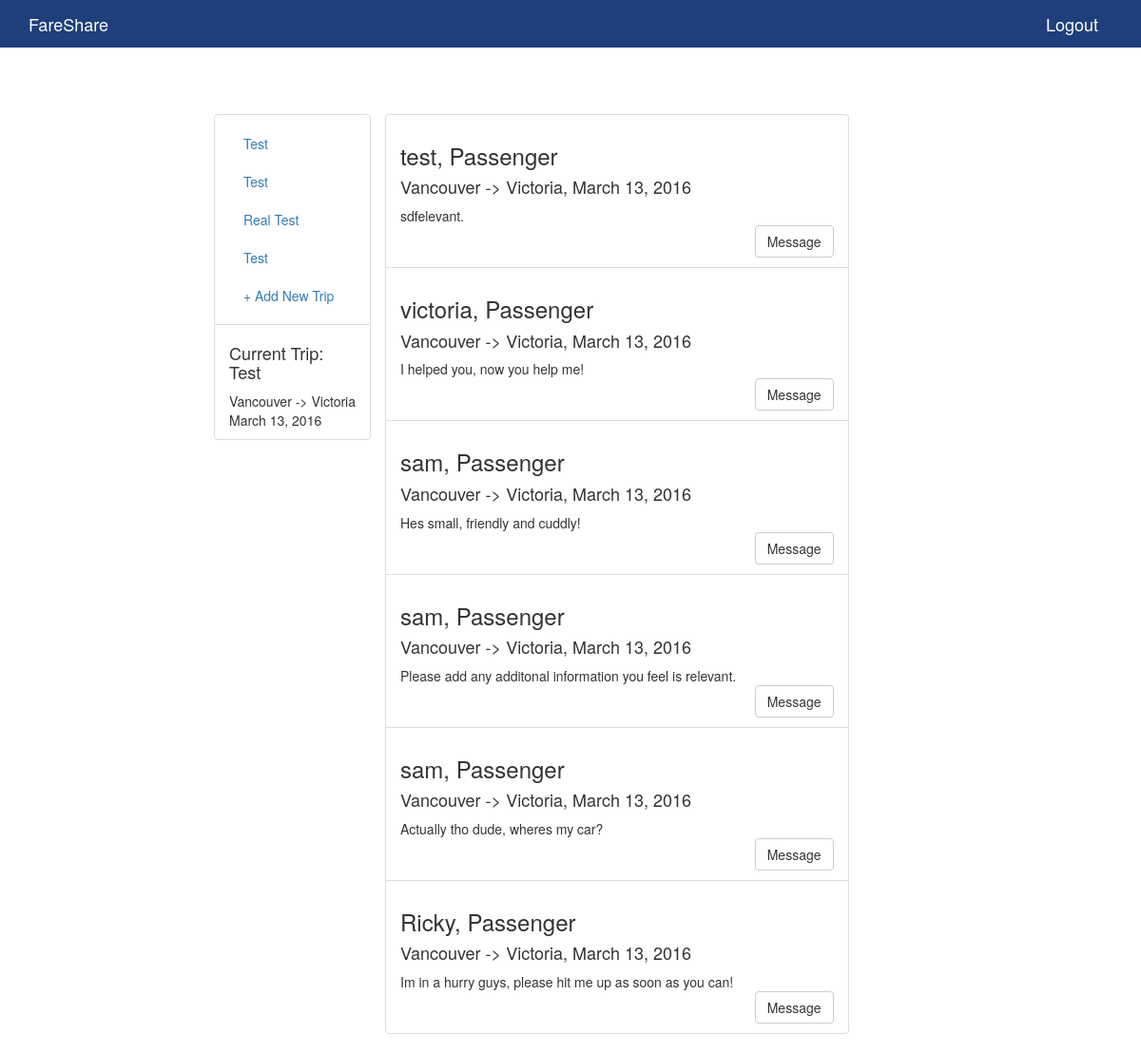
/main/userpage/?trip=17 (signed in), run on the app's committed database.
### main/models.py (models this page shows)
class Trip(models.Model):
    key = models.AutoField(primary_key=True)
    user = models.CharField(max_length=200)
    name =  models.CharField(max_length=200)
    origin = models.CharField(max_length=200)
    destination = models.CharField(max_length=200)
    date = models.DateField(null=True)
    date_posted = models.DateTimeField(null=True)
    active = models.BooleanField(default=True)
    num_passengers = models.IntegerField(default=0)
    msg = models.CharField(max_length=200)
    looktype = models.CharField(max_length=200)

### main/views.py (the view)
# urls.py: url(r'userpage/', views.userpage, name='userpage'),
def userpage(request):
    context = RequestContext(request)
    trips = None
    results = None
    usertrip=None
    if not request.user.is_authenticated():
         return HttpResponseRedirect('/main/login/')
    else:
        trips = Trip.objects.filter(user=request.user).values()
        tripid = request.GET.get('trip')
        if tripid != None:
            tripid = request.GET.get('trip')
            usertrip = Trip.objects.get(key=tripid)
            type = 'Driver'
            if usertrip.looktype == 'Driver':
                type = 'Passenger'
            qs = Trip.objects.exclude(user=request.user)
            qs = qs.filter(date=usertrip.date, looktype=type, origin=usertrip.origin, destination=usertrip.destination)
            results = qs.values()
        return render_to_response('main/user_page.html',{'trips':trips,'results':results, 'usertrip':usertrip }, context)

### templates/main/user_page.html (shortened to what this page needs)
{% extends 'base.html' %}
{% block navbar %}
    <div class="pull-xs-right">
        <a class="navbar-brand" href="logout/">Logout</a>
    </div>
{% endblock %}
{% block main %}
<div class="container-fluid margin-top">
    <div class="col-md-offset-2 col-md-2 sidebar">
         <ul class="nav nav-sidebar list-group-item">
             {% for trip in trips %}
                <li ><a href="/main/userpage/?trip={{trip.key}}"> {{trip.name}}</a></li>
             {% endfor %}
             <li><a href="/main/addtrip/"> + Add New Trip</a></li>
          </ul>
        {% if usertrip  %}
          <ul class="nav nav-sidebar list-group-item">
            <li><h4>Current Trip: {{usertrip.name}}</h4></li>
            <li><span>{{usertrip.origin}} -> {{usertrip.destination}}</span></li>
            <li><span>{{usertrip.date}}</span></li>
          </ul>
        {% endif %}
    </div>
     <div class="col-md-5">
            <div class="row  text-center margin-bot-19">
                {% if results %}
                <ul class="list-group">
                {% for result in results %}
                    <li class="list-group-item left ">
                        <h3 >{{result.user}}, {{result.looktype}}</h3>
                        <h4>{{result.origin}} -> {{result.destination}}, {{result.date}} </h4>
                        <div>
                            <span>{{result.msg}}</span>
                        </div>
                        <div class="right">
                         <button type="button" class="btn btn-default">Message</button>
                        </div>
                    </li>
                {% endfor %}
                </ul>
                {% else %}
                     <h4>There are no matches at this time :( </h4>
                {% endif %}
            </div>
{% endblock %}

### static/css/custom.css (style rules this page uses)
.pull-xs-right { float: right!important; }
.margin-top { margin-top: 70px; }
.right { text-align: right; }
.left { text-align: left; }
.navbar-default .navbar-brand { color: #FFF; }

### data on the page
Trip: name "Test", origin "Vancouver", destination "Victoria", date "March 13, 2016"
Trip: name "Test"
Trip: name "Real Test"
Trip: name "Test"
Trip: user "test", looktype "Passenger", origin "Vancouver", destination "Victoria", date "March 13, 2016", msg "sdfelevant."
Trip: user "victoria", looktype "Passenger", origin "Vancouver", destination "Victoria", date "March 13, 2016", msg "I helped you, now you help me!"
Trip: user "sam", looktype "Passenger", origin "Vancouver", destination "Victoria", date "March 13, 2016", msg "Hes small, friendly and cuddly!"
Trip: user "sam", looktype "Passenger", origin "Vancouver", destination "Victoria", date "March 13, 2016", msg "Please add any additonal information you feel is relevant."
Trip: user "sam", looktype "Passenger", origin "Vancouver", destination "Victoria", date "March 13, 2016", msg "Actually tho dude, wheres my car?"
Trip: user "Ricky", looktype "Passenger", origin "Vancouver", destination "Victoria", date "March 13, 2016", msg "Im in a hurry guys, please hit me up as soon as you can!"
